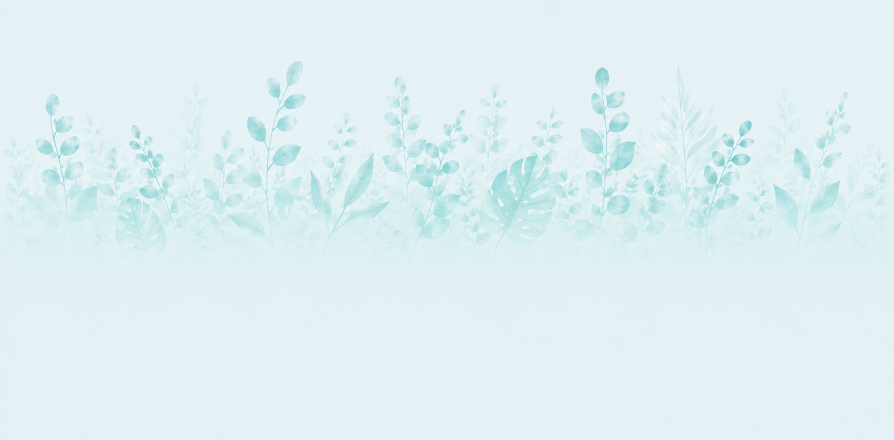
#> input picture tools/foliage-source.png, 1787 x 880 px (shown at 1/2 size)
$ python foliage.py
#> lines starting #> are read from the running program, lines starting #| are printed output that depends on the picture
# -*- coding: utf-8 -*-
"""
tools/foliage.py — turns the supplied foliage artwork into the header asset.

    python3 tools/foliage.py            # from the project root

WHY THIS EXISTS. The artwork arrives as an opaque JPEG-ish PNG on its own flat
ground, rgb(228,241,244) — a blue that is not this product's mint canvas. Drop
it in as a background and it paints a visible rectangle of the wrong colour with
a hard edge on every side. So it is un-composited here: the ground is measured,
every pixel's departure from it becomes alpha, and the ink colour underneath is
recovered. What comes out is a transparent PNG that sits correctly on any
background, which is the only form in which a soft fade is even possible.

It is also made TILEABLE by mirroring, because the source is a one-off
illustration whose left and right edges do not meet. A mirrored pair always
does, so `background-repeat: repeat-x` has no seam at any viewport width.
"""
import os
from PIL import Image

HERE = os.path.dirname(os.path.abspath(__file__))
SRC  = os.path.join(HERE, 'foliage-source.png')
OUT  = os.path.normpath(os.path.join(HERE, '..', 'assets', 'img', 'foliage.png'))

# The band worth keeping, and the crop is what positions the artwork on the
# page — there is no nudging in the CSS.
#
# Measured off the source by mean departure from the ground, row by row: the
# first leaf tips appear at y=105, the mass peaks at y=380, and it is back to
# bare paper by y=560. The header box is 220px and `background-size: auto 100%`
# maps this crop onto it, so the crop's proportions ARE the layout:
#
#   70   crop top      -> box y 0.    35px of clear paper above the first tips.
#   105  first tips    -> box y 31     — clear of the greeting, which starts at 32
#   380  peak of mass  -> box y 278
#   560  crop bottom   -> box y 440    the source's own fade, spent
#
# NEARLY THE WHOLE ILLUSTRATION, because the band it lands in is now deep: the
# planting runs the full height of the header, past the search field, and only
# begins to feather 40px below it. An earlier version cropped to 85-400 for a
# 220px box that stopped above the field, and at that depth a full crop scaled
# the leaves to nine pixels. There is room for all of it now.
CROP_TOP, CROP_BOTTOM = 70, 560

# Paper texture reads about 2.5/255 away from the ground even where there is no
# foliage. Left in, it becomes a faint grey haze over the whole header; this is
# subtracted before anything is normalised.
NOISE = 2.5

# THE ARTWORK IS ONE INK. Measured over every pixel with alpha above 0.55, the
# recovered colour spans 5 degrees of hue (177.7-183.1), three points of
# saturation and four of value — it is a single teal wash at varying density,
# not a multi-coloured illustration.
#
# So the recovered per-pixel colour is thrown away and this is written into all
# three channels instead. Nothing visible is lost, and the file drops from
# 1.6 MB to a fraction of it: constant RGB compresses to almost nothing, where
# the recovered values were noise at low alpha and defeated PNG entirely.
# It also puts the ink in one place, if it ever needs to be retuned.
INK = (94, 191, 192)          # #5EBFC0

# A mild lift on the midtones. The source is a very pale wash and the page then
# takes most of what is left away again through the mask, so straight linear
# alpha rendered almost invisible above the search field. Below 1.0 this raises
# the middle of the range without touching either end: the faintest paper stays
# transparent and the darkest ink stays solid, so no shape changes — the wash
# just carries.
ALPHA_GAMMA = 0.85

def main():
    src = Image.open(SRC).convert('RGB')
#> src is the input picture: PIL image 1787x880 RGB; mean R, G, B 223.2, 240, 242.6
    w, h = src.size
#> w = 1787; h = 880

    # the ground, measured rather than assumed — median of the four margins
    edge = []
    for box in ((0, 0, w, 8), (0, h - 8, w, h), (0, 0, 8, h), (w - 8, 0, w, h)):
        edge += list(src.crop(box).getdata())
    bg = tuple(sorted(c[i] for c in edge)[len(edge) // 2] for i in range(3))
#> bg = (228, 241, 244)

    band = src.crop((0, CROP_TOP, w, CROP_BOTTOM))
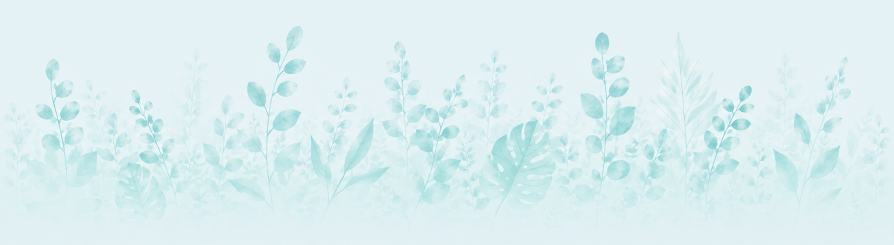
#> band: PIL image 1787x490 RGB (shown at 1/2 size); mean R, G, B 219.7, 238.8, 241.2
    px = list(band.getdata())
#> px = 875630 items

    # the strongest ink in the picture sets the scale for full opacity
    peak = max(max(abs(p[i] - bg[i]) for i in range(3)) for p in px)
#> peak = 132

    out = []
    for p in px:
        dev = max(abs(p[i] - bg[i]) for i in range(3)) - NOISE
        if dev <= 0:
            out.append((0, 0, 0, 0))
            continue
        # un-composite: P = ink*a + bg*(1-a), solved for a against a known ink
        a = min(1.0, dev / (peak - NOISE)) ** ALPHA_GAMMA
        out.append(INK + (int(round(a * 255)),))
#> this loop made 875630 passes
#> (p, dev) on passes 1 to 3: ((228, 240, 245), -1.5), ((227, 241, 244), -1.5), ((227, 240, 245), -1.5)
#> after the loop, out = 875630 items

    cut = Image.new('RGBA', band.size)
#> cut: PIL image 1787x490 RGBA; every value is 0
    cut.putdata(out)
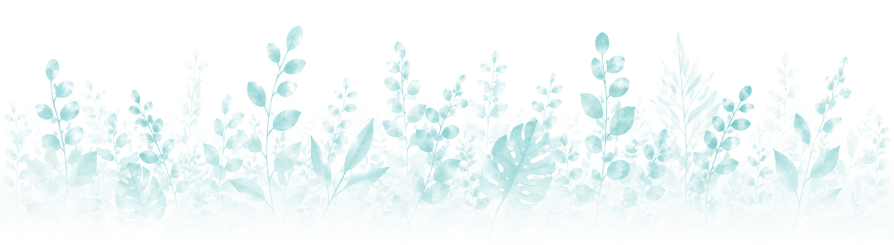
#> cut: PIL image 1787x490 RGBA (shown at 1/2 size); mean R, G, B, A 50.5, 102.7, 103.2, 19.1; transparent parts drawn white

    # mirror-pair it so repeat-x is seamless at any width
    tile = Image.new('RGBA', (band.size[0] * 2, band.size[1]))
#> tile: PIL image 3574x490 RGBA; every value is 0
    tile.paste(cut, (0, 0))
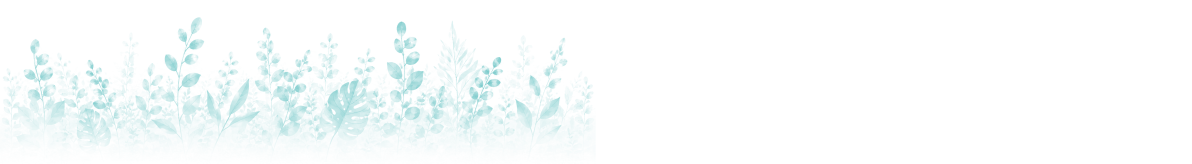
#> tile: PIL image 3574x490 RGBA (shown at 1/3 size); mean R, G, B, A 25.3, 51.3, 51.6, 9.6; transparent parts drawn white
    tile.paste(cut.transpose(Image.FLIP_LEFT_RIGHT), (band.size[0], 0))
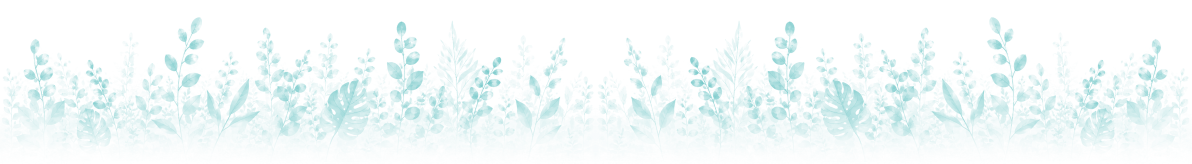
#> tile: PIL image 3574x490 RGBA (shown at 1/3 size); mean R, G, B, A 50.5, 102.7, 103.2, 19.1; transparent parts drawn white

    tile.save(OUT, optimize=True)
    print('ground %s   peak ink dev %d   tile %s   %.0f KB'
          % (bg, peak, tile.size, os.path.getsize(OUT) / 1024))
#| ground (228, 241, 244)   peak ink dev 132   tile (3574, 490)   747 KB

main()
